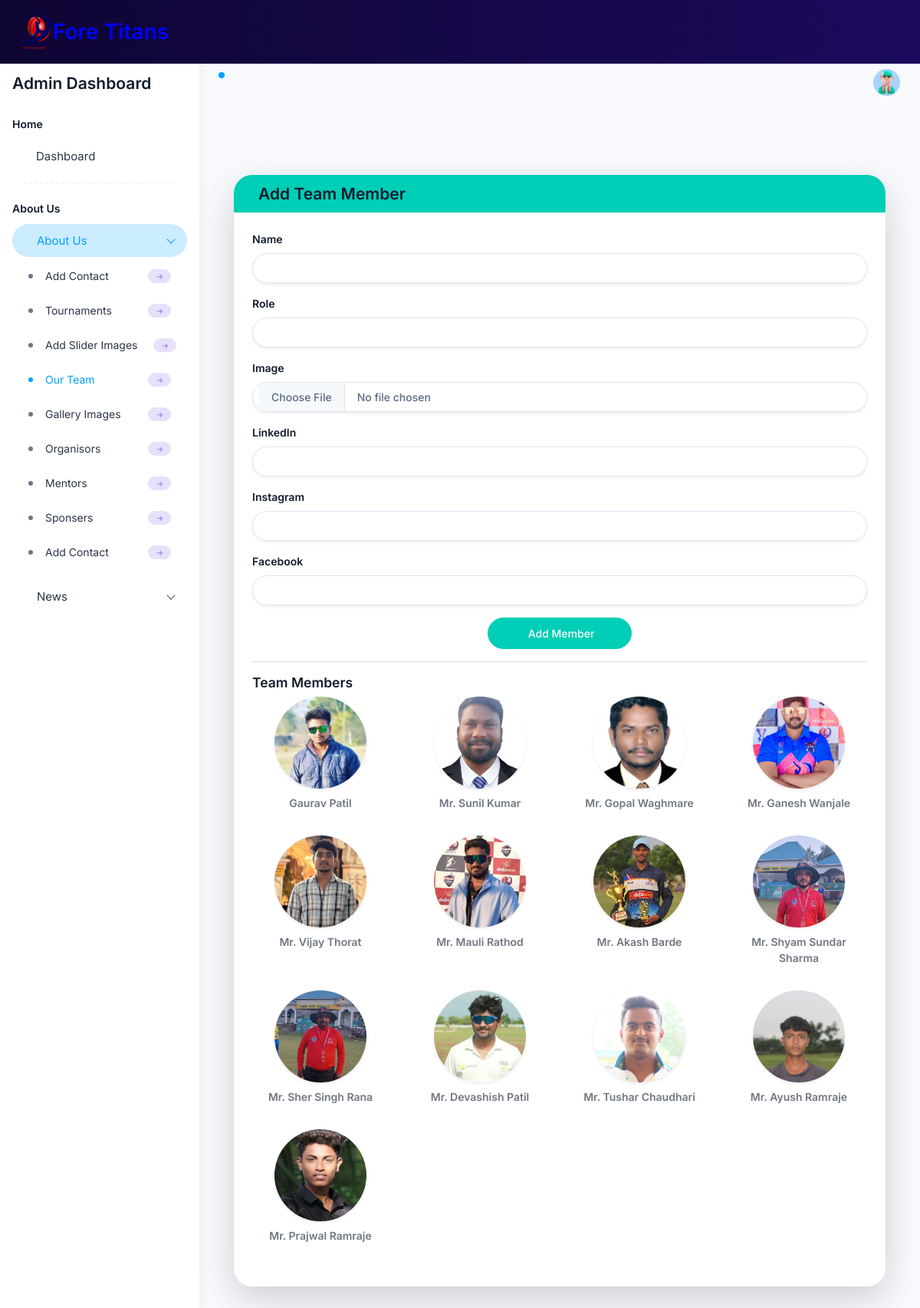
The app's page /upload_team with its own data.
### admin_dashboard/models.py (models this page shows, shortened)
class TeamMember(models.Model):
    name = models.CharField(max_length=100)
    role = models.CharField(max_length=200)
    image = models.ImageField(upload_to="team/")
    linkedin = models.URLField(max_length=250, blank=True, null=True)
    instagram = models.URLField(max_length=250, blank=True, null=True)
    facebook = models.URLField(max_length=250, blank=True, null=True)
    uploaded_at = models.DateTimeField(auto_now_add=True)

### admin_dashboard/views.py (the view, shortened to what this page needs)
# urls.py: path('upload_team', views.upload_team, name='upload_team'),
def upload_team(request):
    team = TeamMember.objects.all()
    return render(request, "upload_team.html", {"team": team})

### admin_dashboard/templates/upload_team.html (shortened to what this page needs)
{% extends "base1.html" %}
{% block body %}
<div class="container mt-5">
  <div class="card shadow-lg">
    <div class="card-header bg-success text-white">
      <h4 class="mb-0"> Add Team Member</h4>
    </div>
    <div class="card-body">
      <form method="POST" enctype="multipart/form-data">
  <div class="mb-3">
    <label class="form-label fw-semibold">Name</label>
    <input type="text" name="name" class="form-control rounded-pill px-4 py-2 shadow-sm" required>
  </div>
  <div class="mb-3">
    <label class="form-label fw-semibold">Role</label>
    <input type="text" name="role" class="form-control rounded-pill px-4 py-2 shadow-sm" required>
  </div>
  <div class="mb-3">
    <label class="form-label fw-semibold">Image</label>
    <input type="file" name="image" class="form-control rounded-pill px-4 py-2 shadow-sm" accept="image/*" required>
  </div>
  <div class="mb-3">
    <label class="form-label fw-semibold">LinkedIn</label>
    <input type="url" name="linkedin" class="form-control rounded-pill px-4 py-2 shadow-sm">
  </div>
  <div class="mb-3">
    <label class="form-label fw-semibold">Instagram</label>
    <input type="url" name="instagram" class="form-control rounded-pill px-4 py-2 shadow-sm">
  </div>
  <div class="mb-3">
    <label class="form-label fw-semibold">Facebook</label>
    <input type="url" name="facebook" class="form-control rounded-pill px-4 py-2 shadow-sm">
  </div>
  <div class="text-center">
    <button type="submit" class="btn btn-success rounded-pill px-5">
       Add Member
    </button>
  </div>
</form>
      <hr>
      <h5 class="mt-3">Team Members</h5>
      <div class="row">
        {% for member in team %}
          <div class="col-md-3 text-center mb-3">
            <img src="{{ member.image.url }}" class="img-fluid rounded-circle shadow-sm" style="width:120px;height:120px;object-fit:cover;">
            <p class="mt-2 fw-bold">{{ member.name }}</p>
          </div>
        {% empty %}
          <p>No members added yet.</p>
        {% endfor %}
      </div>
    </div>
  </div>
</div>
{% endblock %}

### admin_dashboard/templates/base1.html (shortened to what this page needs)
<!doctype html>
<html lang="en">
<head>
  <link rel="stylesheet" href="static/css/styles.min.css" />
</head>
<body>
  <div class="page-wrapper" id="main-wrapper" data-layout="vertical" data-navbarbg="skin6" data-sidebartype="full"
    data-sidebar-position="fixed" data-header-position="fixed">
    <div class="app-topstrip bg-dark py-3 px-4 w-100 d-lg-flex align-items-center justify-content-between">
      <div class="d-none d-sm-flex align-items-center justify-content-center gap-9 mb-3 mb-lg-0">
        <a class="d-flex justify-content-center" href="#">
          <img src="static/images/ft1.png" alt="" width="45"><h2 style="color:blue ; margin-top:9px">Fore Titans</h2>
        </a>
      </div>
    </div>
    <aside class="left-sidebar">
      <div>
        <div class="brand-logo d-flex align-items-center justify-content-between">
          <a href="dashboard" class="text-nowrap logo-img">
            <h4 style="margin-top:11px">Admin Dashboard</h4>
          </a>
        </div>
        <nav class="sidebar-nav scroll-sidebar" data-simplebar="">
          <ul id="sidebarnav">
            <li class="nav-small-cap">
              <span class="hide-menu">Home</span>
            </li>
            <li class="sidebar-item">
              <a class="sidebar-link" href="dashboard" aria-expanded="false">
                <span class="hide-menu">Dashboard</span>
              </a>
            </li>
            <li>
              <span class="sidebar-divider lg"></span>
            </li>
            <li class="nav-small-cap">
              <span class="hide-menu">About Us</span>
            </li>
            <li class="sidebar-item">
              <a class="sidebar-link justify-content-between has-arrow" href="javascript:void(0)" aria-expanded="false">
                <div class="d-flex align-items-center gap-3">
                  <span class="hide-menu">About Us</span>
                </div>
              </a>
              <ul aria-expanded="false" class="collapse first-level">
                <li class="sidebar-item">
                  <a class="sidebar-link justify-content-between" href="contacts">
                    <div class="d-flex align-items-center gap-3">
                      <span class="d-flex">
                        <span class="icon-small"></span>
                      </span>
                      <span class="hide-menu">Add Contact</span>
                    </div>
                    <span class="hide-menu badge bg-secondary-subtle text-secondary fs-1 py-1">-></span>
                  </a>
                </li>
                <li class="sidebar-item">
                  <a class="sidebar-link justify-content-between" href="add_tournaments">
                    <div class="d-flex align-items-center gap-3">
                      <span class="d-flex">
                        <span class="icon-small"></span>
                      </span>
                      <span class="hide-menu">Tournaments</span>
                    </div>
                    <span class="hide-menu badge bg-secondary-subtle text-secondary fs-1 py-1">-></span>
                  </a>
                </li>
                <li class="sidebar-item">
                  <a class="sidebar-link justify-content-between" href="upload_slider">
                    <div class="d-flex align-items-center gap-3">
                      <span class="d-flex">
                        <span class="icon-small"></span>
                      </span>
                      <span class="hide-menu">Add Slider Images</span>
                    </div>
                    <span class="hide-menu badge bg-secondary-subtle text-secondary fs-1 py-1">-></span>
                  </a>
                </li>
                <li class="sidebar-item">
                  <a class="sidebar-link justify-content-between" href="upload_team">
                    <div class="d-flex align-items-center gap-3">
                      <span class="d-flex">
                        <span class="icon-small"></span>
                      </span>
                      <span class="hide-menu">Our Team</span>
                    </div>
                    <span class="hide-menu badge bg-secondary-subtle text-secondary fs-1 py-1">-></span>
                  </a>
                </li>
                <li class="sidebar-item">
                  <a class="sidebar-link justify-content-between" href="gallery_upload">
                    <div class="d-flex align-items-center gap-3">
                      <span class="d-flex">
                        <span class="icon-small"></span>
                      </span>
                      <span class="hide-menu">Gallery Images</span>
                    </div>
                    <span class="hide-menu badge bg-secondary-subtle text-secondary fs-1 py-1">-></span>
                  </a>
                </li>
                <li class="sidebar-item">
                  <a class="sidebar-link justify-content-between" href="organisors">
                    <div class="d-flex align-items-center gap-3">
                      <span class="d-flex">
                        <span class="icon-small"></span>
                      </span>
                      <span class="hide-menu">Organisors</span>
                    </div>
                    <span class="hide-menu badge bg-secondary-subtle text-secondary fs-1 py-1">-></span>
                  </a>
                </li>
                <li class="sidebar-item">
                  <a class="sidebar-link justify-content-between" href="add_mentors">
                    <div class="d-flex align-items-center gap-3">
                      <span class="d-flex">
                        <span class="icon-small"></span>
                      </span>
                      <span class="hide-menu">Mentors</span>
                    </div>
                    <span class="hide-menu badge bg-secondary-subtle text-secondary fs-1 py-1">-></span>
                  </a>
                </li>
                <li class="sidebar-item">
                  <a class="sidebar-link justify-content-between" href="add_sponsors">
                    <div class="d-flex align-items-center gap-3">
                      <span class="d-flex">
                        <span class="icon-small"></span>
                      </span>
                      <span class="hide-menu">Sponsers</span>
                    </div>
                    <span class="hide-menu badge bg-secondary-subtle text-secondary fs-1 py-1">-></span>
                  </a>
                </li>
                <li class="sidebar-item">
                  <a class="sidebar-link justify-content-between" href="contacts">
                    <div class="d-flex align-items-center gap-3">
                      <span class="d-flex">
                        <span class="icon-small"></span>
                      </span>
                      <span class="hide-menu">Add Contact</span>
                    </div>
                    <span class="hide-menu badge bg-secondary-subtle text-secondary fs-1 py-1">-></span>
                  </a>
                </li>
              </ul>
            </li>
            <li class="sidebar-item">
              <a class="sidebar-link justify-content-between has-arrow" href="javascript:void(0)" aria-expanded="false">
                <div class="d-flex align-items-center gap-3">
                  <span class="hide-menu">News</span>
                </div>
              </a>
            </li>
          </ul>
        </nav>
      </div>
    </aside>
    <div class="body-wrapper">
      <header class="app-header">
        <nav class="navbar navbar-expand-lg navbar-light">
          <ul class="navbar-nav">
            <li class="nav-item dropdown">
              <a class="nav-link " href="javascript:void(0)" id="drop1" data-bs-toggle="dropdown" aria-expanded="false">
                <div class="notification bg-primary rounded-circle"></div>
              </a>
            </li>
          </ul>
          <div class="navbar-collapse justify-content-end px-0" id="navbarNav">
            <ul class="navbar-nav flex-row ms-auto align-items-center justify-content-end">
              <li class="nav-item dropdown">
                <a class="nav-link " href="javascript:void(0)" id="drop2" data-bs-toggle="dropdown"
                  aria-expanded="false">
                  <img src="static/images/profile/user-1.jpg" alt="" width="35" height="35" class="rounded-circle">
                </a>
              </li>
            </ul>
          </div>
        </nav>
      </header>
      <div class="body-wrapper-inner">
        <div class="container-fluid" id="main-content">
          {% block body %}
          {% endblock body %}
        </div>
      </div>
    </div>
  </div>
</body>
</html>

### records on screen
TeamMember: image (picture), name "Gaurav Patil"
TeamMember: image (picture), name "Mr. Sunil Kumar"
TeamMember: image (picture), name "Mr. Gopal Waghmare"
TeamMember: image (picture), name "Mr. Ganesh Wanjale"
TeamMember: image (picture), name "Mr. Vijay Thorat"
TeamMember: image (picture), name "Mr. Mauli Rathod"
TeamMember: image (picture), name "Mr. Akash Barde"
TeamMember: image (picture), name "Mr. Shyam Sundar Sharma"
TeamMember: image (picture), name "Mr. Sher Singh Rana"
TeamMember: image (picture), name "Mr. Devashish Patil"
TeamMember: image (picture), name "Mr. Tushar Chaudhari"
TeamMember: image (picture), name "Mr. Ayush Ramraje"
TeamMember: image (picture), name "Mr. Prajwal Ramraje"
